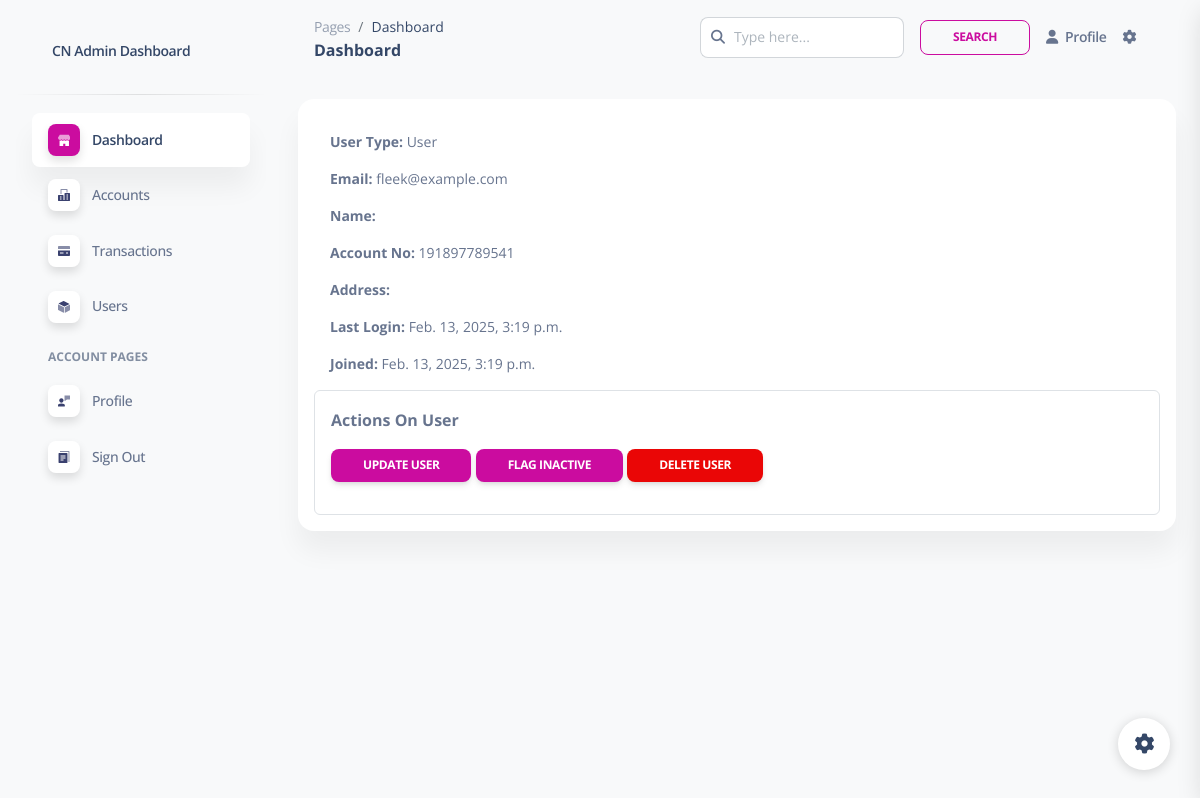
Screenshot of /control/ctrl_user/details/1 with the database file from the repository.
### accounts/models.py (models this page shows, shortened)
class CustomUser(AbstractBaseUser, PermissionsMixin):
    ROLES = [
        ('User', 'user'),
        ('Staff', 'staff'),
        ('Admin', 'admin'),
    ]
    name = models.CharField(max_length=30, blank=False)
    phone_no = models.IntegerField(blank=True, null=True)
    email = models.EmailField(unique=True)
    date_joined = models.DateTimeField(default=timezone.now)
    last_login = models.DateTimeField(null=True, blank=True)
    is_active = models.BooleanField(default=True)
    is_staff = models.BooleanField(default=False)
    user_type = models.CharField(max_length=20, choices=ROLES, default='User')
    account_no = models.CharField(max_length=12, unique=True, editable=False)
    referral_code = models.CharField(max_length=12, unique=True, blank=True, null=True)
    password_reset_token = models.CharField(max_length=100, blank=True, null=True)
    password_reset_expiry = models.DateTimeField(blank=True, null=True)
    objects = CustomUserManager()
    USERNAME_FIELD = 'email'
    REQUIRED_FIELDS = ['name']

### control/views.py (the view)
# urls.py: path('ctrl_user/details/<user_id>', views.user_details, name='user_details'),
def user_details(request, user_id):
    user = CustomUser.objects.get(id=user_id)
    return render(request, 'users/user_details.html', {'user': user})

### control/templates/users/user_details.html
{% extends '../dashboard.html' %}
{% block content %}
<div class="container py-4">
    <div class="card p-3">
        <div class="d-flex flex-column gap-3 p-3">
            <span class="text-sm"><strong>User Type: </strong>{{user.user_type }} </span>
            <span class="text-sm"><strong>Email: </strong>{{user.email }} </span>
            <span class="text-sm"><strong>Name: </strong>{{user.get_full_name }} </span>
            <span class="text-sm"><strong>Account No: </strong>{{user.account_no }} </span>
            <span class="text-sm"><strong>Address: </strong>{{user.address }} </span>
            <span class="text-sm"><strong>Last Login: </strong>{{user.last_login }} </span>
            <span class="text-sm"><strong>Joined: </strong>{{user.date_joined }} </span>
        </div>
        <div class="border p-3 rounded">
            <p><strong>Actions On User</strong></p>
            <div class="button-group">
                <a class="btn btn-primary btn-sm" href="{% url 'update_user' user.id %}">Update User</a>
                <a class="btn btn-primary btn-sm" href="#">Flag Inactive</a>
                <a class="btn btn-danger btn-sm">Delete User</a>
            </div>
        </div>
    </div>
</div>
{% endblock %}

### rows the page displays
CustomUser: user_type "User", email "fleek@example.com", account_no "191897789541", last_login "Feb. 13, 2025, 3:19 p.m.", date_joined "Feb. 13, 2025, 3:19 p.m."
